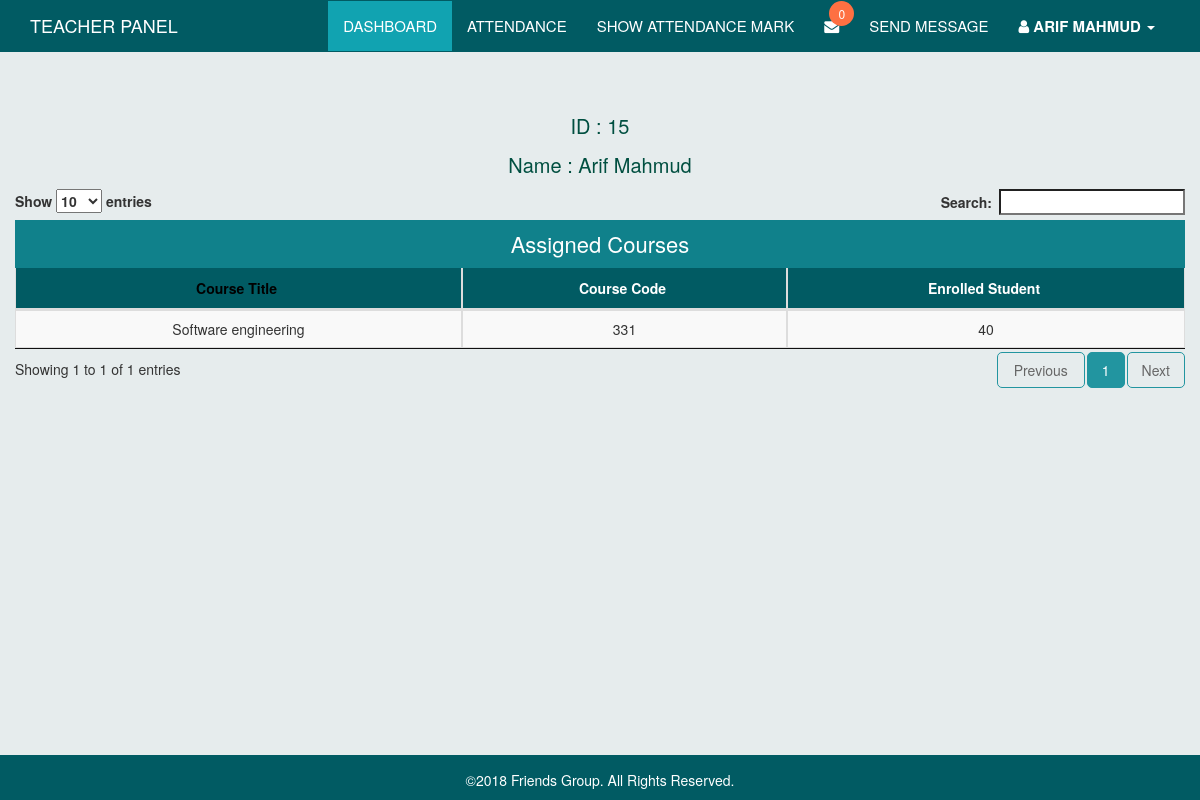
The app's page /views/Teacher_View/home_list_course.php (signed in) with its own data.
### tables this page shows
CREATE TABLE `admin_add_teacher` (
  `id` int(11) NOT NULL,
  `image` varchar(200) NOT NULL,
  `name` varchar(50) NOT NULL,
  `email` varchar(100) NOT NULL,
  `password` varchar(100) NOT NULL,
  `phone` varchar(20) NOT NULL,
  `assign_course` varchar(100) NOT NULL
);

CREATE TABLE `admin_add_course` (
  `id` int(11) NOT NULL,
  `course_title` varchar(100) NOT NULL,
  `semister` varchar(50) NOT NULL,
  `course_code` varchar(100) NOT NULL,
  `enrolled_student` varchar(100) NOT NULL,
  `department` varchar(100) NOT NULL,
  `assign_teacher` varchar(100) NOT NULL,
  `assign_teacher_id` int(100) NOT NULL
);

### views/Teacher_View/home_list_course.php (the view, shortened to what this page needs)
<?php
  include "connection.php";
      if(!(isset($_SESSION['session_id']))){
        echo "not session set up";
      }else{
         $course_show_sql = "SELECT * FROM admin_add_course WHERE assign_teacher_id=".$_SESSION['session_id'];
         $course_show_result = $con->query($course_show_sql);
         $course_show_row= $course_show_result->fetch_assoc();
         $notification_sql_show_for_offer="SELECT * FROM parents_send_message WHERE teacher_email=".$_SESSION['session_id'];
         $notification_result_show_for_offer = $con->query($notification_sql_show_for_offer);
         $notification_row_for_offer=mysqli_num_rows($notification_result_show_for_offer);
      }
 ?>
<!DOCTYPE html>
<html>
    <head>
        <link rel="stylesheet" type="text/css" href="../../assets/common_assets/css/datatables.min.css" />
        <link rel="stylesheet" type="text/css" media="screen" href="../../assets/common_assets/css/bootstrap.min.css" />
        <link rel="stylesheet" href="../../assets/common_assets/css/common.css">
        <link rel="stylesheet" href="https://cdnjs.cloudflare.com/ajax/libs/font-awesome/4.7.0/css/font-awesome.min.css">
        <link rel="stylesheet" href="../../assets/admin/css/admin.css">
    </head>
    <body>
        <nav class="navbar navbar-default navbar-fixed-top mynav">
            <div class="container">
                <div class="navbar-header">
                    <a class="navbar-brand" href="#">
                        <p class="logo">TEACHER PANEL</p>
                    </a>
                </div>
                <div class="collapse navbar-collapse" id="bs-example-navbar-collapse-1">
                    <ul class="nav navbar-nav pull-right">
                        <li class="active">
                            <a href="home_list_course.php">Dashboard</a>
                        </li>
                        <li>
                            <a href="take_attendance.php">Attendance</a>
                        </li>
                         <li>
                            <a href="mark_attendance.php">show attendance mark</a>
                        </li>
                        <li class="dropdown">
                            <a href="#" class="dropdown-toggle" data-toggle="dropdown" role="button" aria-haspopup="true"
                                aria-expanded="false" style="position: relative;">
                                <i class="fa fa-envelope">
                                </i>
                                <span class="notification-number"><?php echo  $notification_row_for_offer;?></span>
                            </a>
                        </li>
                        <li><a href="#" data-toggle="modal" data-target="#send-msg">Send Message</a></li>
                        <li class="dropdown">
                            <a href="#" class="dropdown-toggle" data-toggle="dropdown" role="button" aria-haspopup="true"
                                aria-expanded="false">
                                <i class="fa fa-user"></i>
                                <strong>
                                    <?php
                                       $teacher_show_sql = "SELECT * FROM admin_add_teacher WHERE id=".$_SESSION['session_id'];
                                         $teacher_show_result = $con->query($teacher_show_sql);
                                         $teacher_show_row= $teacher_show_result->fetch_assoc();
                                         echo $teacher_show_row['name'];
                                    ?>
                                </strong>
                                <span class="caret"></span>
                            </a>
                        </li>
                    </ul>
                </div>
            </div>
        </nav>
        <div class="container dashboard-content-container">
            <div class="col-sm-offset-3 col-sm-6 info">
                <p>ID : <?php echo $course_show_row['assign_teacher_id']; ?></p>
                <p>Name : <?php echo $teacher_show_row['name']; ?></p>
            </div>
            <div class="row">
                <table id="datatable" class="table table-striped table-bordered table-responsive" cellspacing="0" width="100%">
                    <caption style="background-color: rgb(16, 129, 139);text-align: center;color: #fff;font-size: 22px">Assigned
                        Courses</caption>
                    <thead>
                        <tr>
                            <th>Course Title</th>
                            <th>Course Code</th>
                            <th>Enrolled Student</th>
                        </tr>
                    </thead>
                    <tbody>
                        <?php
                        $course_show_sql_new = "SELECT * FROM admin_add_course WHERE assign_teacher_id=".$_SESSION['session_id'];
                        $course_show_result_new = $con->query($course_show_sql_new);
                        while ($course_show_row_new= $course_show_result_new->fetch_assoc()) {
                        ?>
                        <tr>
                            <td><?php echo $course_show_row_new['course_title']?></td>
                            <td><?php echo $course_show_row_new['course_code']?></td>
                            <td><?php echo $course_show_row_new['enrolled_student']?></td>
                        </tr>
                       <?php
                        }
                       ?>
                    </tbody>
                </table>
            </div>
        </div>
        <div class="footer">
            <div class="container">
                <p style="text-align: center;margin-top: 15px;color: rgb(255, 255, 255);">
                    ©2018 Friends Group. All
                    Rights Reserved.
                </p>
            </div>
        </div>
    </body>
</html>

### assets/common_assets/css/common.css (style rules this page uses)
body { padding-top: 52px; padding-bottom: 45px; background-color: rgba(215, 225, 226, 0.61); }
.navbar-default.mynav { background-color: rgb(1, 91, 99); border-color: rgb(1, 91, 99); }
.navbar-default.mynav .navbar-nav>li>a { color: #fff; text-transform: uppercase; font-size: 15px; font-weight: 400; }
.navbar-default.mynav .navbar-nav>.active>a, .navbar-default.mynav .navbar-nav>.active>a:focus, .navbar-default.mynav .navbar-nav>.active>a:hover { background-color: rgb(17, 163, 177); }
.navbar-default.mynav .navbar-nav>.active>a, .navbar-default.mynav .navbar-nav>.active>a:focus, .navbar-default.mynav .navbar-nav>.active>a:hover { background-color: rgb(17, 163, 177); cursor: default; color: #fff; }
.navbar-default .navbar-nav>li>a { color: #fff; }
.logo { color: #fff; }
.navbar-default.mynav .navbar-collapse, .navbar-default.mynav .navbar-form { border-color: transparent; border-top: 1px solid transparent; }
.footer { background-color: rgb(1, 91, 99); position: fixed; bottom: 0; width: 100%; text-align: center; }
table, tr, td { text-align: center; }
.table-bordered>thead { background-color: rgb(1, 91, 99); color: #fff; padding: 10px 0px; }
.table>thead>tr>th { color: #fff; padding-top: 10px; padding-bottom: 10px; text-align: center; }
.table-bordered { border: none; }
.table>tbody>tr>td:first-child { border-left: 1px solid #ddd; }
.table>tbody>tr>td:last-child { border-right: 1px solid #ddd; }
.table>tbody>tr:last-child>td { border-bottom: 1px solid #ddd; }
.sorting_asc::after { content: "\e155"; opacity: 0 !important; }
table.dataTable thead .sorting::after { opacity: 0 !important; content: "\e150"; }
table.dataTable thead .sorting_asc:after { opacity: 0; }
table.dataTable thead .sorting:after { opacity: 0; }
table.dataTable thead .sorting:after, table.dataTable thead .sorting_asc:after, table.dataTable thead .sorting_desc:after, table.dataTable thead .sorting_asc_disabled:after, table.dataTable thead .sorting_desc_disabled:after { opacity: 0; }
.table thead tr th[class*='sorting_']:not([class='sorting_disabled']) { color: #000; }
.info { text-align: center; }
.info>p { color: #004f40; font-size: 20px; }
.notification-number { position: absolute; top: 0px; right: 0px; height: 25px; width: 25px; display: inline-block; line-height: 25px; font-size: 12px; vertical-align: middle; border-radius: 100%; -webkit-border-radius: 100%; -moz-border-radius: 100%; -ms-border-radius: 100%; -o-border-radius: 100%; text-align: center; background-color: #fe7042; z-index: 999999; color: rgb(255, 255, 255); }

### assets/admin/css/admin.css (style rules this page uses)
.dashboard-content-container { padding-top: 5%; padding-bottom: 5%; }

### records on screen
admin_add_teacher: name "ARIF MAHMUD", name "Arif Mahmud"
admin_add_course: assign_teacher "15", course_title "Software engineering", course_code "331", enrolled_student "40"

### other values on screen
$notification_row_for_offer "0"
